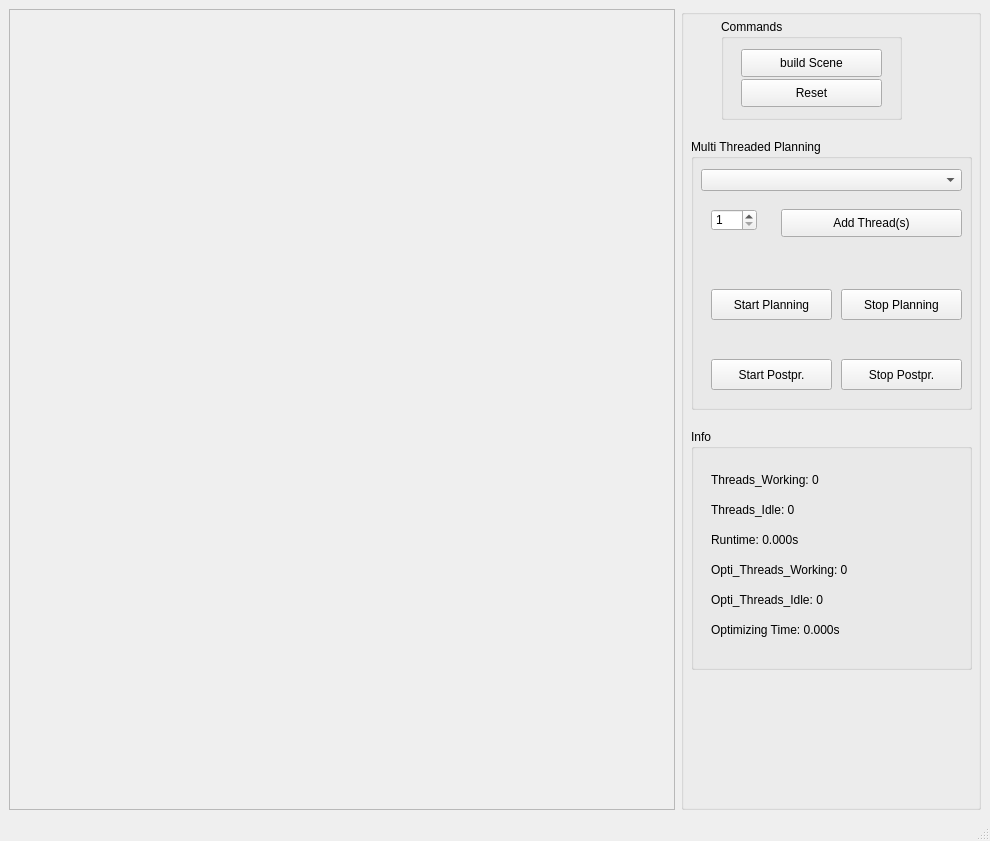
<?xml version="1.0" encoding="UTF-8"?>
<ui version="4.0">
 <class>MainWindowMTPlanning</class>
 <widget class="QMainWindow" name="MainWindowMTPlanning">
  <property name="geometry">
   <rect>
    <x>0</x>
    <y>0</y>
    <width>990</width>
    <height>841</height>
   </rect>
  </property>
  <property name="windowTitle">
   <string>Multi Threaded Planning</string>
  </property>
  <widget class="QWidget" name="centralwidget">
   <layout class="QGridLayout" name="gridLayout">
    <item row="0" column="0">
     <widget class="QFrame" name="frameViewer">
      <property name="frameShape">
       <enum>QFrame::StyledPanel</enum>
      </property>
      <property name="frameShadow">
       <enum>QFrame::Raised</enum>
      </property>
      <zorder>groupBox</zorder>
     </widget>
    </item>
    <item row="0" column="1">
     <widget class="QGroupBox" name="groupBox">
      <property name="maximumSize">
       <size>
        <width>300</width>
        <height>16777215</height>
       </size>
      </property>
      <property name="title">
       <string/>
      </property>
      <widget class="QGroupBox" name="groupBox_3">
       <property name="geometry">
        <rect>
         <x>40</x>
         <y>10</y>
         <width>181</width>
         <height>101</height>
        </rect>
       </property>
       <property name="title">
        <string>Commands</string>
       </property>
       <widget class="QPushButton" name="pushButtonBuild">
        <property name="geometry">
         <rect>
          <x>20</x>
          <y>30</y>
          <width>141</width>
          <height>28</height>
         </rect>
        </property>
        <property name="text">
         <string>build Scene</string>
        </property>
       </widget>
       <widget class="QPushButton" name="pushButtonReset">
        <property name="geometry">
         <rect>
          <x>20</x>
          <y>60</y>
          <width>141</width>
          <height>28</height>
         </rect>
        </property>
        <property name="text">
         <string>Reset</string>
        </property>
       </widget>
      </widget>
      <widget class="QGroupBox" name="groupBox_4">
       <property name="geometry">
        <rect>
         <x>10</x>
         <y>130</y>
         <width>281</width>
         <height>271</height>
        </rect>
       </property>
       <property name="title">
        <string>Multi Threaded Planning</string>
       </property>
       <widget class="QComboBox" name="comboBoxColChecking">
        <property name="geometry">
         <rect>
          <x>10</x>
          <y>30</y>
          <width>261</width>
          <height>22</height>
         </rect>
        </property>
       </widget>
       <widget class="QSpinBox" name="spinBoxThreads">
        <property name="geometry">
         <rect>
          <x>20</x>
          <y>70</y>
          <width>46</width>
          <height>22</height>
         </rect>
        </property>
        <property name="minimum">
         <number>1</number>
        </property>
        <property name="maximum">
         <number>10</number>
        </property>
        <property name="value">
         <number>1</number>
        </property>
       </widget>
       <widget class="QPushButton" name="pushButtonAdd">
        <property name="geometry">
         <rect>
          <x>90</x>
          <y>70</y>
          <width>181</width>
          <height>28</height>
         </rect>
        </property>
        <property name="text">
         <string>Add Thread(s)</string>
        </property>
       </widget>
       <widget class="QPushButton" name="pushButtonPlanning">
        <property name="geometry">
         <rect>
          <x>20</x>
          <y>150</y>
          <width>121</width>
          <height>31</height>
         </rect>
        </property>
        <property name="text">
         <string>Start Planning</string>
        </property>
       </widget>
       <widget class="QPushButton" name="pushButtonPost">
        <property name="geometry">
         <rect>
          <x>20</x>
          <y>220</y>
          <width>121</width>
          <height>31</height>
         </rect>
        </property>
        <property name="text">
         <string>Start Postpr.</string>
        </property>
       </widget>
       <widget class="QPushButton" name="pushButtonPlanningStop">
        <property name="geometry">
         <rect>
          <x>150</x>
          <y>150</y>
          <width>121</width>
          <height>31</height>
         </rect>
        </property>
        <property name="text">
         <string>Stop Planning</string>
        </property>
       </widget>
       <widget class="QPushButton" name="pushButtonPostStop">
        <property name="geometry">
         <rect>
          <x>150</x>
          <y>220</y>
          <width>121</width>
          <height>31</height>
         </rect>
        </property>
        <property name="text">
         <string>Stop Postpr.</string>
        </property>
       </widget>
      </widget>
      <widget class="QGroupBox" name="groupBox_2">
       <property name="geometry">
        <rect>
         <x>10</x>
         <y>420</y>
         <width>281</width>
         <height>241</height>
        </rect>
       </property>
       <property name="title">
        <string>Info</string>
       </property>
       <widget class="QLabel" name="labelThreads">
        <property name="geometry">
         <rect>
          <x>20</x>
          <y>40</y>
          <width>251</width>
          <height>21</height>
         </rect>
        </property>
        <property name="text">
         <string>Threads_Working: 0</string>
        </property>
       </widget>
       <widget class="QLabel" name="labelThreadsIdle">
        <property name="geometry">
         <rect>
          <x>20</x>
          <y>70</y>
          <width>251</width>
          <height>21</height>
         </rect>
        </property>
        <property name="text">
         <string>Threads_Idle: 0</string>
        </property>
       </widget>
       <widget class="QLabel" name="labelRuntime">
        <property name="geometry">
         <rect>
          <x>20</x>
          <y>100</y>
          <width>251</width>
          <height>21</height>
         </rect>
        </property>
        <property name="text">
         <string>Runtime: 0.000s</string>
        </property>
       </widget>
       <widget class="QLabel" name="labelOptiWork">
        <property name="geometry">
         <rect>
          <x>20</x>
          <y>130</y>
          <width>251</width>
          <height>21</height>
         </rect>
        </property>
        <property name="text">
         <string>Opti_Threads_Working: 0</string>
        </property>
       </widget>
       <widget class="QLabel" name="labelOptiIdle">
        <property name="geometry">
         <rect>
          <x>20</x>
          <y>160</y>
          <width>251</width>
          <height>21</height>
         </rect>
        </property>
        <property name="text">
         <string>Opti_Threads_Idle: 0</string>
        </property>
       </widget>
       <widget class="QLabel" name="labelOptiTime">
        <property name="geometry">
         <rect>
          <x>20</x>
          <y>190</y>
          <width>251</width>
          <height>21</height>
         </rect>
        </property>
        <property name="text">
         <string>Optimizing Time: 0.000s</string>
        </property>
       </widget>
      </widget>
     </widget>
    </item>
   </layout>
  </widget>
  <widget class="QMenuBar" name="menubar">
   <property name="geometry">
    <rect>
     <x>0</x>
     <y>0</y>
     <width>990</width>
     <height>26</height>
    </rect>
   </property>
  </widget>
  <widget class="QStatusBar" name="statusbar"/>
 </widget>
 <resources/>
 <connections/>
</ui>
